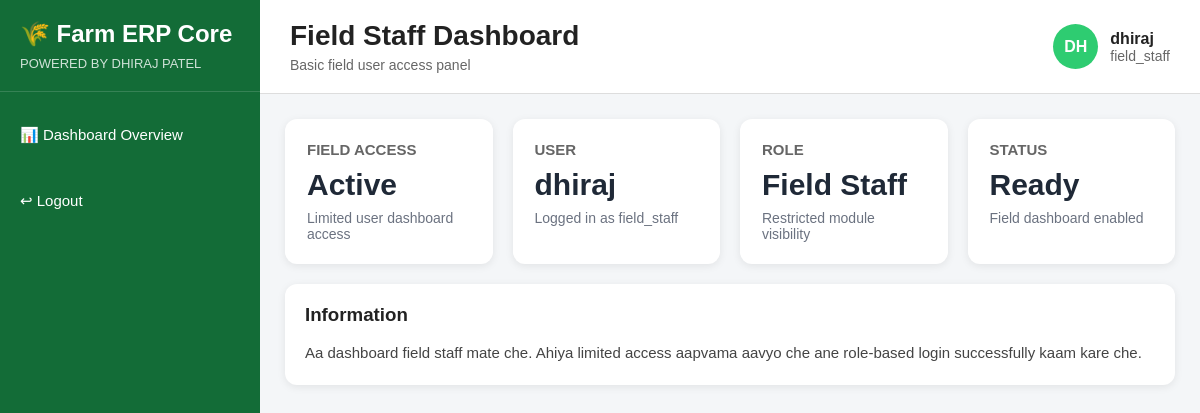
The page /dashboard/field/ (signed in) on the database its author committed.
### accounts/models.py (models this page shows, shortened)
class User(AbstractUser):
    ROLE_CHOICES = (
        ('admin', 'Admin'),
        ('manager', 'Manager'),
        ('supervisor', 'Supervisor'),
        ('storekeeper', 'Storekeeper'),
        ('accountant', 'Accountant'),
        ('sales', 'Sales'),
        ('field_staff', 'Field Staff'),
    )
    role = models.CharField(max_length=20, choices=ROLE_CHOICES, default='field_staff')
    phone = models.CharField(max_length=15, blank=True, null=True)

### dashboard/views.py (the view)
# urls.py: path('field/', views.field_dashboard, name='field_dashboard'),
@role_required(['admin', 'field_staff'])
def field_dashboard(request):
    return render(request, 'dashboard/field_dashboard.html')

### templates/dashboard/field_dashboard.html (shortened to what this page needs)
{% extends 'base/erp_base.html' %}
{% block page_title %}Field Staff Dashboard{% endblock %}
{% block page_subtitle %}Basic field user access panel{% endblock %}
{% block content %}
<div class="card-grid">
    <div class="info-card">
        <h3>FIELD ACCESS</h3>
        <h2>Active</h2>
        <p>Limited user dashboard access</p>
    </div>
    <div class="info-card">
        <h3>USER</h3>
        <h2>{{ request.user.username }}</h2>
        <p>Logged in as {{ request.user.role }}</p>
    </div>
    <div class="info-card">
        <h3>ROLE</h3>
        <h2>Field Staff</h2>
        <p>Restricted module visibility</p>
    </div>
    <div class="info-card">
        <h3>STATUS</h3>
        <h2>Ready</h2>
        <p>Field dashboard enabled</p>
    </div>
</div>
<div class="section-box">
    <h3>Information</h3>
    <p>
        Aa dashboard field staff mate che. Ahiya limited access aapvama aavyo che
        ane role-based login successfully kaam kare che.
    </p>
</div>
{% endblock %}

### templates/base/erp_base.html (shortened to what this page needs)
{% load static %}
<!DOCTYPE html>
<html lang="en">
<head>
    <link rel="stylesheet" href="{% static 'css/dashboard.css' %}">
</head>
<body>
    <div class="erp-container">
        <aside class="sidebar">
            <div class="sidebar-brand">
                <h2>🌾 Farm ERP Core</h2>
                <p>POWERED BY DHIRAJ PATEL</p>
            </div>
            <nav class="sidebar-menu">
                {% if request.user.role == 'field_staff' %}
                    <a href="{% url 'field_dashboard' %}" class="menu-item">📊 Dashboard Overview</a>
                {% endif %}
                <a href="{% url 'logout' %}" class="menu-item logout-btn">↩ Logout</a>
            </nav>
        </aside>
        <main class="main-content">
            <header class="topbar">
                <div>
                    <h1>{% block page_title %}Dashboard{% endblock %}</h1>
                    <p>{% block page_subtitle %}Farm ERP Overview{% endblock %}</p>
                </div>
                <div class="topbar-user">
                    <div class="user-circle">
                        {{ request.user.username|slice:":2"|upper }}
                    </div>
                    <div>
                        <h4>{{ request.user.username }}</h4>
                        <p>{{ request.user.role }}</p>
                    </div>
                </div>
            </header>
            <section class="content-area">
                {% block content %}{% endblock %}
            </section>
        </main>
    </div>
</body>
</html>

### static/css/dashboard.css (style rules this page uses)
* { margin: 0; padding: 0; box-sizing: border-box; }
body { font-family: Arial, sans-serif; background-color: #f4f6f8; color: #222; }
.erp-container { display: flex; min-height: 100vh; }
.sidebar { width: 260px; background: #136c37; color: white; padding: 20px 0; display: flex; flex-direction: column; }
.sidebar-brand { padding: 0 20px 20px; border-bottom: 1px solid rgba(255,255,255,0.15); }
.sidebar-brand h2 { font-size: 24px; margin-bottom: 8px; }
.sidebar-brand p { font-size: 13px; opacity: 0.8; }
.sidebar-menu { margin-top: 20px; display: flex; flex-direction: column; }
.menu-item { color: white; text-decoration: none; padding: 14px 20px; font-size: 15px; transition: 0.3s; }
.logout-btn { margin-top: 20px; }
.main-content { flex: 1; display: flex; flex-direction: column; }
.topbar { background: white; padding: 20px 30px; display: flex; justify-content: space-between; align-items: center; border-bottom: 1px solid #ddd; }
.topbar h1 { font-size: 28px; margin-bottom: 5px; }
.topbar p { color: #666; font-size: 14px; }
.topbar-user { display: flex; align-items: center; gap: 12px; }
.user-circle { width: 45px; height: 45px; background: #2ecc71; color: white; border-radius: 50%; display: flex; align-items: center; justify-content: center; font-weight: bold; text-transform: uppercase; }
.content-area { padding: 25px; }
.card-grid { display: grid; grid-template-columns: repeat(4, 1fr); gap: 20px; margin-bottom: 25px; }
.info-card { background: white; border-radius: 12px; padding: 22px; box-shadow: 0 2px 8px rgba(0,0,0,0.08); }
.info-card h3 { font-size: 15px; color: #666; margin-bottom: 10px; }
.info-card h2 { font-size: 30px; margin-bottom: 8px; }
.info-card p { font-size: 14px; color: #2e7d32; }
.section-box { background: white; border-radius: 12px; padding: 20px; box-shadow: 0 2px 8px rgba(0,0,0,0.08); margin-bottom: 20px; }
.section-box h3 { margin-bottom: 15px; }
.section-box p { font-size: 15px; color: #444; line-height: 1.6; }
.card-grid { margin-bottom: 20px; }
.info-card { min-height: 130px; }
.info-card h2 { color: #1f2937; }
.info-card p { color: #6b7280; }

### rows shown on the page
User: user.username "DH", user.username "dhiraj", user.role "field_staff"
